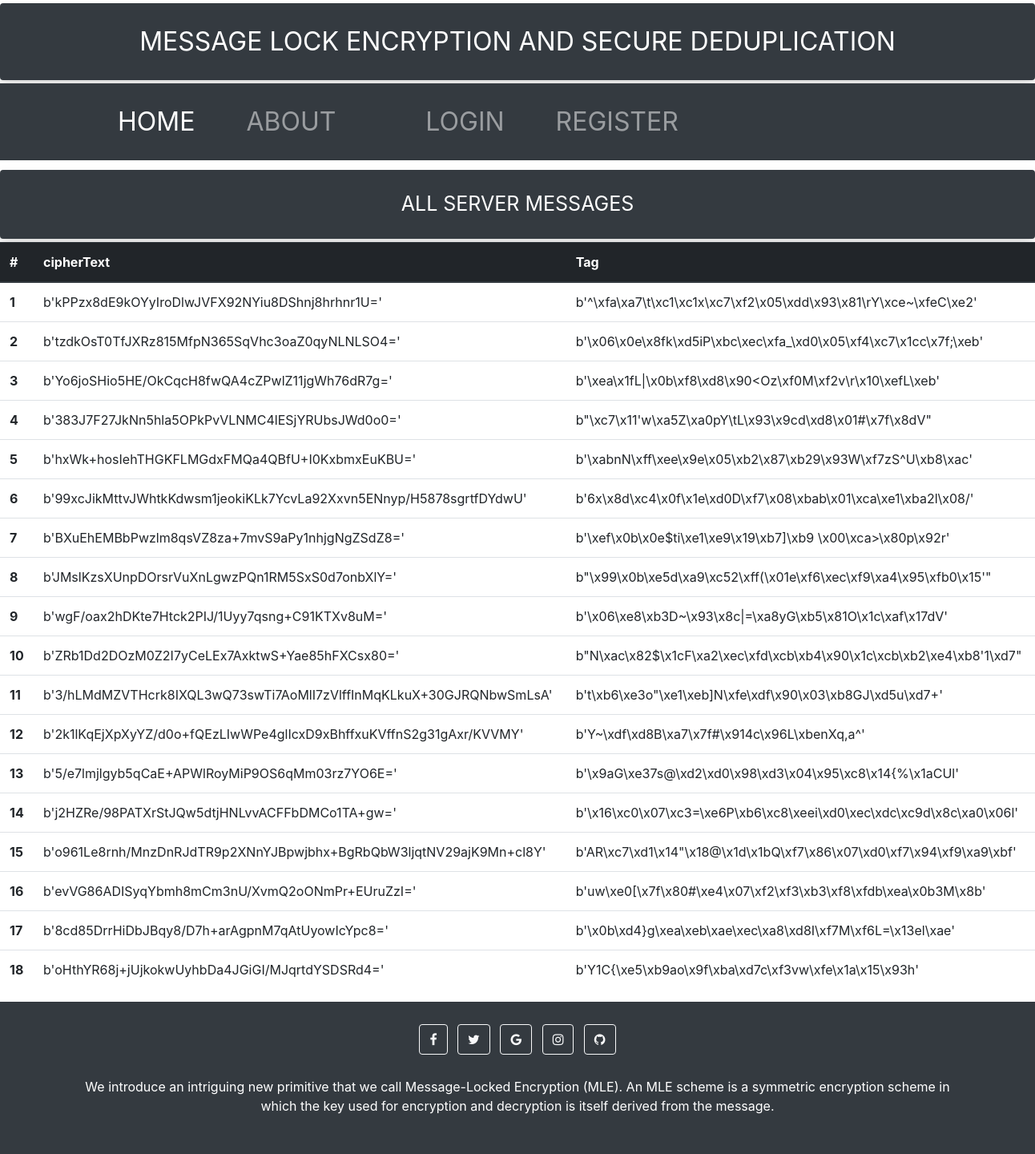
Page /server on the committed database.
### users/models.py (models this page shows, shortened)
class ServerMessages(models.Model):
    cipherText=models.BinaryField()
    tag=models.BinaryField()

### users/views.py (the view)
# urls.py: path('server',views.serverPage,name= "server-page")
def serverPage(request):
    all_server_messages = ServerMessages.objects.all()
    return render(request,'users/server.html',{"message": all_server_messages})

### users/templates/users/server.html (shortened to what this page needs)
{% load static %}
<!doctype html>
<html lang="en">
  <head>
    <link rel="stylesheet" href="https://maxcdn.bootstrapcdn.com/font-awesome/4.4.0/css/font-awesome.min.css">
    <link rel="stylesheet" href="https://stackpath.bootstrapcdn.com/bootstrap/4.1.3/css/bootstrap.min.css">
  </head>
  <body>
    <div class=" text-uppercase border-danger" style="font-size: 32px; color: white; text-align: center;">
    <div class="shadow p-4 my-1 bg-dark rounded "> Message Lock Encryption and secure deduplication</div>
    </div>
    <div class=" text-uppercase pb-2 " style="font-size: 32px;">
      <nav class="navbar navbar-expand-lg navbar-dark bg-dark py-3 ">
          <div class="container  collapse navbar-collapse " id="navbarSupportedContent">
            <ul class="navbar-nav mr-auto mx-5">
              <li class="nav-item active">
                <a class="nav-link " href="{% url 'users-base' %}">Home <span class="sr-only">(current)</span></a>
              </li>
              <li class="nav-item mx-5">
                <a class="nav-link" href="#"> About</a>
              </li>
              <li class="nav-item mx-5">
                {% if user.is_authenticated %}
                  <a class="nav-link" href="{% url 'users-logout' %}"> Logout</a>
                  {% else %}
                  <a class="nav-link" href="{% url 'users-login' %}">Login</a>
                  {% endif %}
              </li>
              <li class="nav-item mr-5">
                {% if user.is_authenticated %}
                 <a class="nav-link " href="#">HELLO {{user.username}}</a>
                {% else %}
                <a class="nav-link " href="{% url 'users-register' %}">Register</a>
                {% endif %}
              </li>
            </ul>
          </div>
      </nav>
   </div>
  <div class="fluid-container mb-0">
    <div class=" text-uppercase border-danger" style="font-size: 25px; color: white; text-align: center;">
      <div class="shadow p-4 my-1 bg-dark rounded "> All Server Messages</div>
      </div>
      <table class="table">
        <thead class="thead-dark">
          <tr>
            <th scope="col">#</th>
            <th scope="col">cipherText</th>
            <th scope="col">Tag</th>
          </tr>
        </thead>
        <tbody>
          {%for msg in message%}
          <tr>
            <th scope="row">{{msg.id}}</th>
            <td> {{msg.cipherText}}</td>
            <td>{{msg.tag}}</td>
          </tr>
          {% endfor %}
        </tbody>
      </table>
  </div>
<footer class="bg-dark text-center text-white">
  <div class="container p-4">
    <section class="mb-4">
      <a class="btn btn-outline-light btn-floating m-1" href="#!" role="button"
        ><i class="fa fa-facebook-f"></i
      ></a>
      <a class="btn btn-outline-light btn-floating m-1" href="#!" role="button"
        ><i class="fa fa-twitter"></i
      ></a>
      <a class="btn btn-outline-light btn-floating m-1" href="#!" role="button"
        ><i class="fa fa-google"></i
      ></a>
      <a class="btn btn-outline-light btn-floating m-1" href="#!" role="button"
        ><i class="fa fa-instagram"></i
      ></a>
      <a class="btn btn-outline-light btn-floating m-1" href="#!" role="button"
        ><i class="fa fa-github"></i
      ></a>
    </section>
    <section class="mb-4">
      <p>
        We introduce an intriguing new primitive that we call Message-Locked Encryption (MLE). An MLE scheme is a symmetric encryption scheme in which the
key used for encryption and decryption is itself derived from the message.
      </p>
    </section>
</footer>
  </body>
</html>

### rows in the picture
ServerMessages: id "1", cipherText "b'kPPzx8dE9kOYyIroDlwJVFX92NYiu8DShnj8hrhnr1U='", tag "b'^\\xfa\\xa7\\t\\xc1\\xc1x\\xc7\\xf2\\x05\\xdd\\x93\\x81\\rY\\xce~\\xfeC\\xe2'"
ServerMessages: id "2", cipherText "b'tzdkOsT0TfJXRz815MfpN365SqVhc3oaZ0qyNLNLSO4='", tag "b'\\x06\\x0e\\x8fk\\xd5iP\\xbc\\xec\\xfa_\\xd0\\x05\\xf4\\xc7\\x1cc\\x7f;\\xeb'"
ServerMessages: id "3", cipherText "b'Yo6joSHio5HE/OkCqcH8fwQA4cZPwlZ11jgWh76dR7g='", tag "b'\\xea\\x1fL|\\x0b\\xf8\\xd8\\x90<Oz\\xf0M\\xf2v\\r\\x10\\xefL\\xeb'"
ServerMessages: id "4", cipherText "b'383J7F27JkNn5hla5OPkPvVLNMC4lESjYRUbsJWd0o0='", tag "b\"\\xc7\\x11'w\\xa5Z\\xa0pY\\tL\\x93\\x9cd\\xd8\\x01#\\x7f\\x8dV\""
ServerMessages: id "5", cipherText "b'hxWk+hosIehTHGKFLMGdxFMQa4QBfU+I0KxbmxEuKBU='", tag "b'\\xabnN\\xff\\xee\\x9e\\x05\\xb2\\x87\\xb29\\x93W\\xf7zS^U\\xb8\\xac'"
ServerMessages: id "6", cipherText "b'99xcJikMttvJWhtkKdwsm1jeokiKLk7YcvLa92Xxvn5ENnyp/H5878sgrtfDYdwU'", tag "b'6x\\x8d\\xc4\\x0f\\x1e\\xd0D\\xf7\\x08\\xbab\\x01\\xca\\xe1\\xba2l\\x08/'"
ServerMessages: id "7", cipherText "b'BXuEhEMBbPwzlm8qsVZ8za+7mvS9aPy1nhjgNgZSdZ8='", tag "b'\\xef\\x0b\\x0e$ti\\xe1\\xe9\\x19\\xb7]\\xb9 \\x00\\xca>\\x80p\\x92r'"
ServerMessages: id "8", cipherText "b'JMslKzsXUnpDOrsrVuXnLgwzPQn1RM5SxS0d7onbXlY='", tag "b\"\\x99\\x0b\\xe5d\\xa9\\xc52\\xff(\\x01e\\xf6\\xec\\xf9\\xa4\\x95\\xfb0\\x15'\""
ServerMessages: id "9", cipherText "b'wgF/oax2hDKte7Htck2PIJ/1Uyy7qsng+C91KTXv8uM='", tag "b'\\x06\\xe8\\xb3D~\\x93\\x8c|=\\xa8yG\\xb5\\x81O\\x1c\\xaf\\x17dV'"
ServerMessages: id "10", cipherText "b'ZRb1Dd2DOzM0Z2I7yCeLEx7AxktwS+Yae85hFXCsx80='", tag "b\"N\\xac\\x82$\\x1cF\\xa2\\xec\\xfd\\xcb\\xb4\\x90\\x1c\\xcb\\xb2\\xe4\\xb8'1\\xd7\""
ServerMessages: id "11", cipherText "b'3/hLMdMZVTHcrk8IXQL3wQ73swTi7AoMlI7zVlffInMqKLkuX+30GJRQNbwSmLsA'", tag "b't\\xb6\\xe3o\"\\xe1\\xeb]N\\xfe\\xdf\\x90\\x03\\xb8GJ\\xd5u\\xd7+'"
ServerMessages: id "12", cipherText "b'2k1lKqEjXpXyYZ/d0o+fQEzLIwWPe4glIcxD9xBhffxuKVffnS2g31gAxr/KVVMY'", tag "b'Y~\\xdf\\xd8B\\xa7\\x7f#\\x914c\\x96L\\xbenXq,a^'"
ServerMessages: id "13", cipherText "b'5/e7lmjlgyb5qCaE+APWlRoyMiP9OS6qMm03rz7YO6E='", tag "b'\\x9aG\\xe37s@\\xd2\\xd0\\x98\\xd3\\x04\\x95\\xc8\\x14{%\\x1aCUl'"
ServerMessages: id "14", cipherText "b'j2HZRe/98PATXrStJQw5dtjHNLvvACFFbDMCo1TA+gw='", tag "b'\\x16\\xc0\\x07\\xc3=\\xe6P\\xb6\\xc8\\xeei\\xd0\\xec\\xdc\\xc9d\\x8c\\xa0\\x06l'"
ServerMessages: id "15", cipherText "b'o961Le8rnh/MnzDnRJdTR9p2XNnYJBpwjbhx+BgRbQbW3ljqtNV29ajK9Mn+cl8Y'", tag "b'AR\\xc7\\xd1\\x14\"\\x18@\\x1d\\x1bQ\\xf7\\x86\\x07\\xd0\\xf7\\x94\\xf9\\xa9\\xbf'"
ServerMessages: id "16", cipherText "b'evVG86ADISyqYbmh8mCm3nU/XvmQ2oONmPr+EUruZzI='", tag "b'uw\\xe0[\\x7f\\x80#\\xe4\\x07\\xf2\\xf3\\xb3\\xf8\\xfdb\\xea\\x0b3M\\x8b'"
ServerMessages: id "17", cipherText "b'8cd85DrrHiDbJBqy8/D7h+arAgpnM7qAtUyowIcYpc8='", tag "b'\\x0b\\xd4}g\\xea\\xeb\\xae\\xec\\xa8\\xd8I\\xf7M\\xf6L=\\x13el\\xae'"
ServerMessages: id "18", cipherText "b'oHthYR68j+jUjkokwUyhbDa4JGiGI/MJqrtdYSDSRd4='", tag "b'Y1C{\\xe5\\xb9ao\\x9f\\xba\\xd7c\\xf3vw\\xfe\\x1a\\x15\\x93h'"
